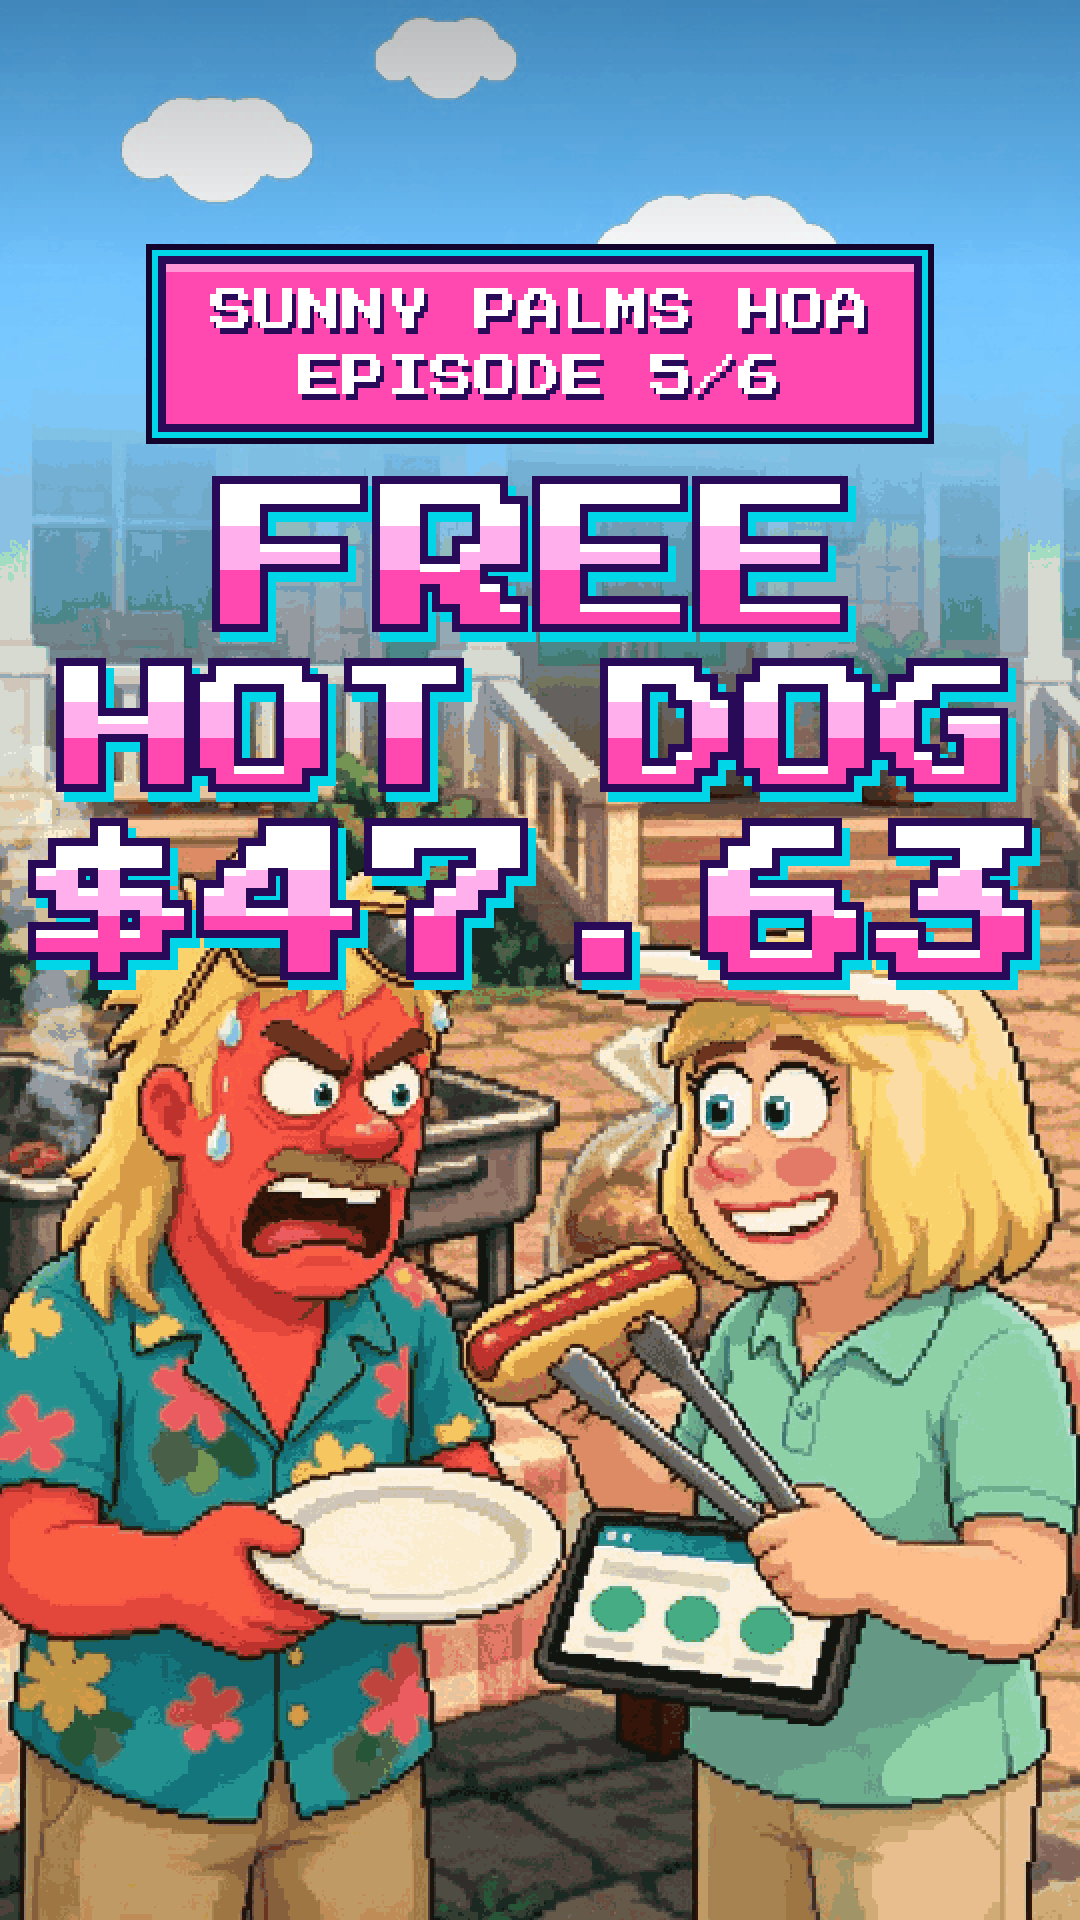

This chart was generated by the following Python code:
"""S01E05 cover.  python3 cover.py ref | ai | make"""
import sys, pathlib; sys.path.insert(0, str(pathlib.Path(__file__).resolve().parents[4] / 'engine'))
import numpy as np
from PIL import Image
import paths as P
import stage as ST
import covergen_us as CG
from stage import Chars, view_at
from props import us_cast as U, us_props as UP, uskit as K

EP, SLUG = 'ep05', 'sunny-palms-hoa'
REF, RAW = P.build(f'{SLUG}-{EP}', 'cover_ref.png'), P.build(f'{SLUG}-{EP}', 'cover_ai.png')
SRC = P.episode(EP, SLUG) / 'cover_ai_source.jpg'
TITLE = ['FREE', 'HOT DOG', '$47.63']
SIZES = [80, 68, 84]
CHARS = ("on the left an outraged sunburnt Florida man with a bleached blond mullet and gold aviator sunglasses pushed up on his hair, teal Hawaiian shirt, "
         "holding out an empty paper plate; on the right a smiling woman with a white sun visor, frosted blonde bob and mint-green polo shirt, holding barbecue "
         "tongs with one single plain hot dog and, in her other hand, a payment tablet showing three green tip buttons, with a too-sweet forced smile. "
         "Pastel clubhouse patio barbecue with grill smoke behind them.")


def ref():
    world = ST.ai_world(P.series(SLUG) / 'bg' / 'clubhouse.png')
    Z = 1.05
    ST.set_px(ST.px_for_zoom(2.4))
    v = view_at(world, 400, 400, Z, 180, 372)
    big = v.bg()
    CG.calm_sky(big)
    CH = Chars()
    U.dale(CH, v.cam(300.0, 720.0, 15.0), U.DPOSE['hold'], 0.3, 0.0, 'shout', 0.0, False, hand_n=U.H(7.4, 12.6), red=0.6, sweat=0.4,
           prop_n=lambda L, h: UP.ell(L, h, 3.4, 1.0, (250, 250, 246), 0, (255, 255, 255), (196, 200, 208)))
    CH.comp(big, K.light_yard(v))
    C2 = Chars()
    U.brenda(C2, v.cam(500.0, 720.0, 15.0, flip=True), U.BPOSE['stand'], 0.3, 0.0, 'sweet', 0.0, hand_n=U.H(5.0, 14.6),
             prop_n=lambda L, h: (UP.tongs(L, h, -0.2), UP.hot_dog(L, (h[0] + 2.9, h[1] + 0.6))),
             hand_f=U.H(3.6, 12.6), prop_f=lambda L, h: UP.phone(L, h, 0.0, 6.0, 8.0, 'feed'))
    C2.comp(big, K.light_yard(v))
    Image.fromarray(big).save(REF); print(REF)


if __name__ == '__main__':
    cmd = sys.argv[1]
    if cmd == 'ref': ref()
    elif cmd == 'ai': CG.ai(REF, RAW, CHARS)
    elif cmd == 'make':
        CG.make(RAW, SRC, [P.episode(EP, SLUG) / 'cover.png', P.series(SLUG) / 'covers' / 'cover_s01e05.png'], 5, TITLE, SIZES)
        print('ok')
